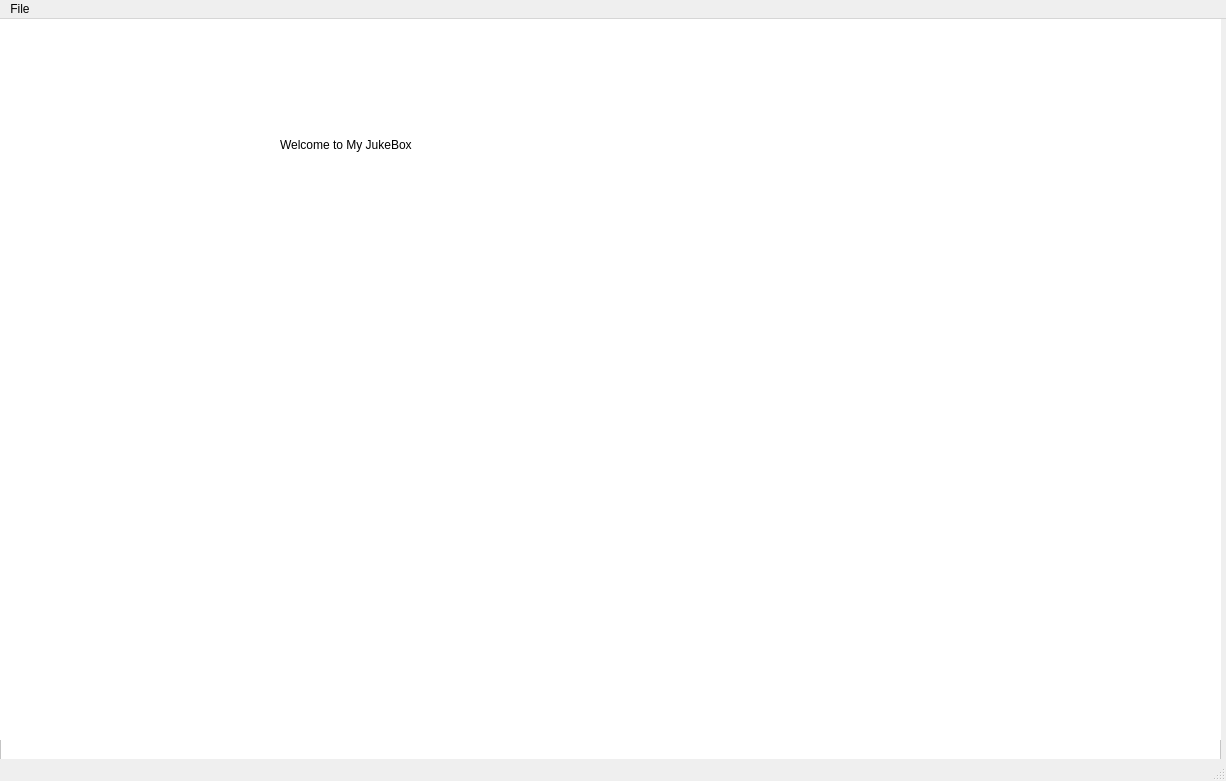
<?xml version="1.0" encoding="UTF-8"?>
<ui version="4.0">
 <class>MainWindow</class>
 <widget class="QMainWindow" name="MainWindow">
  <property name="geometry">
   <rect>
    <x>0</x>
    <y>0</y>
    <width>1226</width>
    <height>781</height>
   </rect>
  </property>
  <property name="windowTitle">
   <string>MainWindow</string>
  </property>
  <widget class="QWidget" name="centralwidget">
   <widget class="QFrame" name="frame">
    <property name="geometry">
     <rect>
      <x>20</x>
      <y>290</y>
      <width>561</width>
      <height>411</height>
     </rect>
    </property>
    <property name="styleSheet">
     <string notr="true">background-color: rgb(255, 255, 255);</string>
    </property>
    <property name="frameShape">
     <enum>QFrame::StyledPanel</enum>
    </property>
    <property name="frameShadow">
     <enum>QFrame::Raised</enum>
    </property>
    <widget class="QListWidget" name="listWidget">
     <property name="geometry">
      <rect>
       <x>10</x>
       <y>10</y>
       <width>411</width>
       <height>391</height>
      </rect>
     </property>
    </widget>
    <widget class="QListWidget" name="listWidget_2">
     <property name="geometry">
      <rect>
       <x>430</x>
       <y>10</y>
       <width>121</width>
       <height>391</height>
      </rect>
     </property>
    </widget>
   </widget>
   <widget class="QLabel" name="label">
    <property name="geometry">
     <rect>
      <x>140</x>
      <y>220</y>
      <width>381</width>
      <height>61</height>
     </rect>
    </property>
    <property name="styleSheet">
     <string notr="true">font: 20pt &quot;MS Shell Dlg 2&quot;;</string>
    </property>
    <property name="text">
     <string>Featured Songs</string>
    </property>
   </widget>
   <widget class="QLabel" name="label_2">
    <property name="geometry">
     <rect>
      <x>770</x>
      <y>220</y>
      <width>381</width>
      <height>61</height>
     </rect>
    </property>
    <property name="styleSheet">
     <string notr="true">font: 20pt &quot;MS Shell Dlg 2&quot;;</string>
    </property>
    <property name="text">
     <string>My Playlist</string>
    </property>
   </widget>
   <widget class="QFrame" name="frame_2">
    <property name="geometry">
     <rect>
      <x>650</x>
      <y>290</y>
      <width>561</width>
      <height>411</height>
     </rect>
    </property>
    <property name="styleSheet">
     <string notr="true">background-color: rgb(255, 255, 255);</string>
    </property>
    <property name="frameShape">
     <enum>QFrame::StyledPanel</enum>
    </property>
    <property name="frameShadow">
     <enum>QFrame::Raised</enum>
    </property>
    <widget class="QTableWidget" name="tableWidget">
     <property name="geometry">
      <rect>
       <x>10</x>
       <y>10</y>
       <width>541</width>
       <height>391</height>
      </rect>
     </property>
     <row>
      <property name="text">
       <string/>
      </property>
     </row>
     <column>
      <property name="text">
       <string>SongName</string>
      </property>
     </column>
     <column>
      <property name="text">
       <string>Action</string>
      </property>
     </column>
    </widget>
   </widget>
   <widget class="QSlider" name="horizontalSlider">
    <property name="geometry">
     <rect>
      <x>450</x>
      <y>140</y>
      <width>701</width>
      <height>61</height>
     </rect>
    </property>
    <property name="orientation">
     <enum>Qt::Horizontal</enum>
    </property>
   </widget>
   <widget class="QPushButton" name="pushButton">
    <property name="geometry">
     <rect>
      <x>200</x>
      <y>140</y>
      <width>71</width>
      <height>61</height>
     </rect>
    </property>
    <property name="text">
     <string/>
    </property>
   </widget>
   <widget class="QPushButton" name="pushButton_2">
    <property name="geometry">
     <rect>
      <x>110</x>
      <y>140</y>
      <width>71</width>
      <height>61</height>
     </rect>
    </property>
    <property name="text">
     <string/>
    </property>
   </widget>
   <widget class="QPushButton" name="pushButton_3">
    <property name="geometry">
     <rect>
      <x>20</x>
      <y>140</y>
      <width>71</width>
      <height>61</height>
     </rect>
    </property>
    <property name="text">
     <string/>
    </property>
   </widget>
   <widget class="QPushButton" name="pushButton_4">
    <property name="geometry">
     <rect>
      <x>290</x>
      <y>140</y>
      <width>71</width>
      <height>61</height>
     </rect>
    </property>
    <property name="text">
     <string/>
    </property>
   </widget>
   <widget class="QLabel" name="label_3">
    <property name="geometry">
     <rect>
      <x>400</x>
      <y>160</y>
      <width>61</width>
      <height>19</height>
     </rect>
    </property>
    <property name="text">
     <string>00:00</string>
    </property>
   </widget>
   <widget class="QLabel" name="label_4">
    <property name="geometry">
     <rect>
      <x>1170</x>
      <y>160</y>
      <width>61</width>
      <height>19</height>
     </rect>
    </property>
    <property name="text">
     <string>00:00</string>
    </property>
   </widget>
   <widget class="QLabel" name="label_5">
    <property name="geometry">
     <rect>
      <x>450</x>
      <y>90</y>
      <width>561</width>
      <height>41</height>
     </rect>
    </property>
    <property name="styleSheet">
     <string notr="true">font: 75 16pt &quot;MS Shell Dlg 2&quot;;</string>
    </property>
    <property name="text">
     <string>Currently Playing : </string>
    </property>
   </widget>
   <widget class="QLineEdit" name="lineEdit">
    <property name="geometry">
     <rect>
      <x>140</x>
      <y>10</y>
      <width>621</width>
      <height>61</height>
     </rect>
    </property>
   </widget>
   <widget class="QPushButton" name="pushButton_5">
    <property name="geometry">
     <rect>
      <x>790</x>
      <y>10</y>
      <width>251</width>
      <height>61</height>
     </rect>
    </property>
    <property name="styleSheet">
     <string notr="true">font: 18pt &quot;MS Shell Dlg 2&quot;;
background-color: rgb(255, 0, 0);
color: rgb(255, 255, 255);</string>
    </property>
    <property name="text">
     <string>Search</string>
    </property>
   </widget>
   <widget class="QFrame" name="frame_3">
    <property name="geometry">
     <rect>
      <x>0</x>
      <y>0</y>
      <width>1221</width>
      <height>741</height>
     </rect>
    </property>
    <property name="styleSheet">
     <string notr="true">background-color: rgb(255, 255, 255);</string>
    </property>
    <property name="frameShape">
     <enum>QFrame::StyledPanel</enum>
    </property>
    <property name="frameShadow">
     <enum>QFrame::Raised</enum>
    </property>
    <widget class="QLabel" name="label_6">
     <property name="geometry">
      <rect>
       <x>0</x>
       <y>0</y>
       <width>1221</width>
       <height>721</height>
      </rect>
     </property>
     <property name="text">
      <string/>
     </property>
    </widget>
    <widget class="QLabel" name="label_7">
     <property name="geometry">
      <rect>
       <x>280</x>
       <y>80</y>
       <width>711</width>
       <height>91</height>
      </rect>
     </property>
     <property name="styleSheet">
      <string notr="true">font: 28pt &quot;MS Shell Dlg 2&quot;;</string>
     </property>
     <property name="text">
      <string>Welcome to My JukeBox</string>
     </property>
    </widget>
   </widget>
  </widget>
  <widget class="QMenuBar" name="menubar">
   <property name="geometry">
    <rect>
     <x>0</x>
     <y>0</y>
     <width>1226</width>
     <height>31</height>
    </rect>
   </property>
   <widget class="QMenu" name="menuFile">
    <property name="title">
     <string>File</string>
    </property>
    <addaction name="actionOpen"/>
    <addaction name="actionSave_Playlist"/>
    <addaction name="actionQuit"/>
   </widget>
   <addaction name="menuFile"/>
  </widget>
  <widget class="QStatusBar" name="statusbar"/>
  <action name="actionOpen">
   <property name="text">
    <string>Open</string>
   </property>
  </action>
  <action name="actionSave_Playlist">
   <property name="text">
    <string>Save Playlist</string>
   </property>
  </action>
  <action name="actionQuit">
   <property name="text">
    <string>Quit</string>
   </property>
  </action>
 </widget>
 <resources/>
 <connections/>
</ui>
